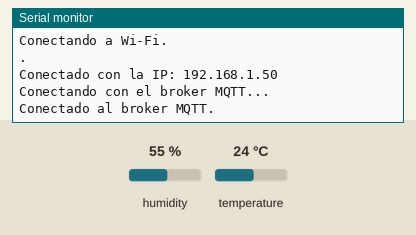
Simulated run of this sketch. Board: ESP8266 (NodeMCU). Shown: the last lines printed to the serial monitor. Inputs (shaded band) come from the test bench; at power-on: humidity 55 %, temperature 24 °C. WiFi joins after 1.5 s; servers stay silent unless stated; no MQTT or app messages arrive unless stated; not simulated (calls return 0 or success): src/secrets/WiFiCredentials.h.

Above: at 3.2 s.
3.3 s: humidity set to 22 %
At 8.3 s:
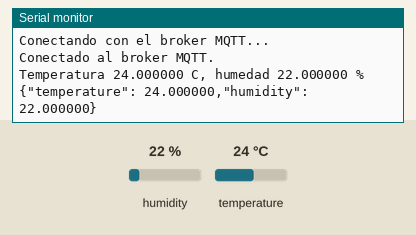
10.8 s: temperature set to 12 °C
At 13.1 s:
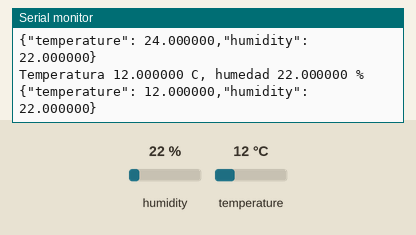
18.3 s: humidity set to 40 %
At 22.7 s:
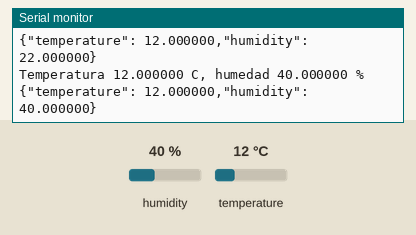

Measured:
- after the input at 3.3 s, the serial monitor: prints a new line after 3.8 s (image 1)
- after the input at 10.8 s, the serial monitor: prints a new line after 1.3 s (image 2)
- after the input at 18.3 s, the serial monitor: prints a new line after 3.9 s (image 3)

The sketch:

NodeMCU-DHT11.ino
```cpp
#include <Adafruit_Sensor.h>
#include <DHT.h>
#include <ESP8266WiFi.h>
#include <PubSubClient.h>
#include "src/secrets/WiFiCredentials.h"

// Credenciales de la red Wi-Fi
const char* ssid = SSID;
const char* password = WIFI_PASSWORD;

const char* mqtt_broker = "broker.hivemq.com";
const char* mqtt_topic = "ucol/diplomado/ceron";
const char* mqtt_client_id = "cliente_ceron";
const int mqtt_port = 1883;

#define DHTPIN 5
#define DHTTYPE DHT11

DHT dht(DHTPIN, DHTTYPE);

WiFiClient wifiClient;
PubSubClient mqttClient(wifiClient);

void reconnect() {
  while (!mqttClient.connected()) {
    Serial.println("Conectando con el broker MQTT...");

    if (mqttClient.connect(mqtt_client_id)) {
      Serial.println("Conectado al broker MQTT.");
    } else {
      Serial.print("Error: ");
      Serial.println(mqttClient.state());
      Serial.println("Reintento en 5 segundos...");
      delay(5000);
    }
  }
}

void setup() {
  // put your setup code here, to run once:
  Serial.begin(115200);
  dht.begin();

  WiFi.begin(ssid, password);
  Serial.printf("\n");
  Serial.printf("Conectando a Wi-Fi");
  while (WiFi.status() != WL_CONNECTED) {
    delay(1000);
    Serial.println(".");
  }

  Serial.print("Conectado con la IP: ");
  Serial.println(WiFi.localIP());
}

void loop() {
  mqttClient.setServer(mqtt_broker, mqtt_port);

  if (!mqttClient.connected()) {
    reconnect();
  }

  mqttClient.loop();
  // put your main code here, to run repeatedly:
  delay(5000);
  float t = dht.readTemperature();
  float h = dht.readHumidity();

  Serial.printf("Temperatura %f C, humedad %f %\n", t, h);

  char json[200];
  sprintf(json, "{\"temperature\": %f,\"humidity\": %f}", t, h);
  Serial.println(json);
  mqttClient.publish(mqtt_topic, json);
}
```
